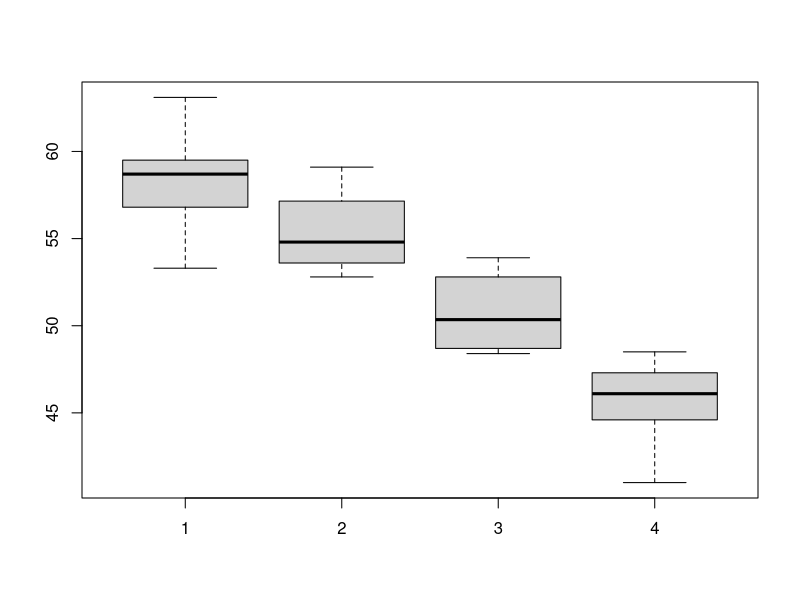

The R script that drew this image: (Note: this script raises an error after producing the figure.)
# hw_lect22_3
# a)
temp1 = c(59.5, 53.3, 56.8, 63.1, 58.7)
temp2 = c(55.2, 59.1, 52.8, 54.4, NA)
temp3 = c(51.7, 48.4, 53.9, 49.0, NA)
temp4 = c(44.6, 48.5, 41.0, 47.3, 46.1)
mat = matrix(c(temp1,temp2,temp3,temp4),ncol=5,byrow=T)

# how make the table????????????
dat <- data.frame("Pressure" = matrix(c(1.6,3.8,6.0,10.2)), "Temperature" = mat)
boxplot(temp1,temp2,temp3,temp4)

# b)
# Yes. If compare the boxplot from pressure 1.6 to 10.2, there is absolutely no overlap in the boxplot at all.

# c)
aov.1 = aov(Pressure ~ as.factor(Temperature), data = dat)
# should = 7.541411e-07
# Because 7.541411e-07 < 0.05 = Alpha, we reject the null hypothesis that the true mean melting temperatures for different pressures are the equal, in favor of the alternative that there are at least two different true means.

# d)
k <- 4
n <- m <- s <- numeric(k)
n[1] = 5; n[2] = 4; n[3] = 4; n[4] = 5;
m[1] = mean(mat[1,]); m[2] = mean(mat[2,1:4]); m[3] = mean(mat[3,1:4]); m[4] = mean(mat[4,])
s[1] = sd(mat[1,]); s[2] = sd(mat[2,1:4]); s[3] = sd(mat[3,1:4]); s[4] = sd(mat[4,])

df.1 <- k-1
df.2 <- k*6-k
SSB <- sum(n*(m-mean(m)) ^ 2)  # between
SSW <- sum((n-1) * s ^2)  # within
MSB <- SSB / df.1
MSW <- SSW / df.2
F <- MSB/MSW
p.value <- 1-pf(F,df.1,df.2)
# 7.541411e-07

# e)
y1 = mat[1,]
n = length(y1)
probs = seq(0.5/n, 1-0.5/n, length=n)
Q = qnorm(probs,0,1)
plot(Q, sort(y1), xlim=c(-2,2), ylim=range(c(min(c(mat[1,],mat[2,1:4],mat[3,1:4],mat[4,])),max(c(mat[1,],mat[2,1:4],mat[3,1:4],mat[4,])))),col = 1)

y2 = mat[2,1:4]
n = length(y2)
probs = seq(0.5/n, 1-0.5/n, length=n)
Q = qnorm(probs)
points(Q, sort(y2), col = 2)

y3 = mat[3,1:4]
n = length(y3)
probs = seq(0.5/n, 1-0.5/n, length=n)
Q = qnorm(probs)
points(Q, sort(y3),col = 3)

y4 = mat[4,]
n = length(y4)
probs = seq(0.5/n, 1-0.5/n, length=n)
Q = qnorm(probs)
points(Q, sort(y4),col = 4)
# The 4 qqplots are all reasonably straight and have reasonable equal slops.

# hw_lect23_1
# a)
n = 100
n.trial = 5000
x = c(1:n)
y_true = 20 + 2*x + 0.1*x^2
sigma_eps = 20
alpha_hat = {}
beta1_hat = {}
beta2_hat = {}
for(trial in 1:n.trial) {
  y_obs = y_true + rnorm(n,0,sigma_eps)
  lm.1 = lm(y_obs ~ x + I(x^2))
  alpha_hat = c(alpha_hat,lm.1$coefficients[1])
  beta1_hat = c(beta1_hat,lm.1$coefficients[2])
  beta2_hat = c(beta2_hat,lm.1$coefficients[3])
}

# b)
qqnorm(alpha_hat)
qqnorm(beta1_hat)
qqnorm(beta2_hat)
# all normal

# c)
mean(alpha_hat)
# 20.09883 approx 20
mean(beta1_hat)
# 1.995656 approx 2
mean(beta2_hat)
# 0.1000289 approx 0.1

# d)
sd(beta1_hat)
# 0.2792859
sigma_eps/sum((x-mean(x))^2)
# 0.000240024
# not equal

